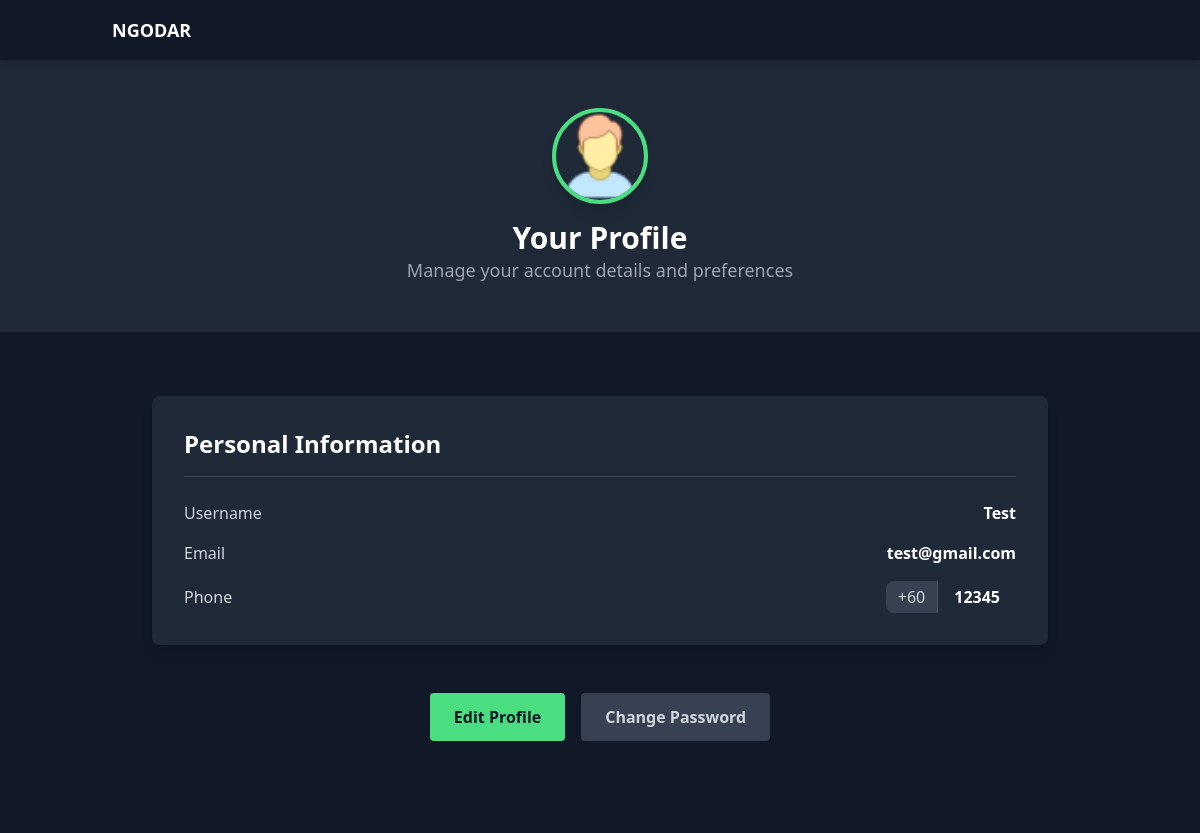
The page /user-home/user-profile/ (signed in) on the database its author committed.
### ngodars/models.py (models this page shows, shortened)
class USER(models.Model):
    userID = models.AutoField(primary_key=True)
    username = models.TextField(default=None)
    email = models.EmailField(default=None)
    password = models.TextField(default=None)
    phone = models.TextField(default=None)

### ngodars/views.py (the view)
# urls.py: path('user-home/user-profile/', views.user_profile, name='user_profile'),
def user_profile(request):
    user_id = request.session.get('user_id')
    if not request.session.get('user_type') == 'user':
        request.session.flush()
        messages.error(request, "You do not have permission to view this page. Please login again")
        return redirect('login')
    user = USER.objects.get(userID=user_id)
    context = {
        'user': user,
    }
    return render(request, 'user/user_profile.html', context)

### ngodars/templates/user/user_profile.html (shortened to what this page needs)
{% load static %}
<!DOCTYPE html>
<html lang="en">
<head>
    <script src="https://cdn.tailwindcss.com"></script>
</head>
<body class="bg-gray-900 text-white font-sans">
    <header class="sticky top-0 z-50 bg-gray-900 shadow-md">
        <div class="container mx-auto flex justify-between items-center py-4 px-6">
            <a href="{% url 'user_home' %}"><h1 class="text-lg font-bold uppercase">Ngodar</h1></a>
        </div>
    </header>
    <main class="min-h-screen">
        <section id="profileHeader" class="relative bg-gray-800 text-white py-12 hidden">
            <div class="container mx-auto text-center">
                <img src="{% static 'images/user.png' %}" alt="User Profile Picture"
                     class="h-24 w-24 mx-auto rounded-full border-4 border-green-400 shadow-lg">
                <h2 class="text-3xl font-bold mt-4">Your Profile</h2>
                <p class="text-gray-400 text-lg">Manage your account details and preferences</p>
            </div>
        </section>
        <section id="profileInfo" class="py-16 bg-gray-900 hidden">
            <div class="container mx-auto max-w-4xl">
                <div class="bg-gray-800 rounded-lg shadow-lg p-8">
                    <h3 class="text-2xl font-bold mb-6 border-b border-gray-700 pb-4">Personal Information</h3>
                    <div class="space-y-4">
                        <div class="flex justify-between items-center">
                            <p class="text-gray-300">Username</p>
                            <p class="text-white font-semibold">{{ user.username }}</p>
                        </div>
                        <div class="flex justify-between items-center">
                            <p class="text-gray-300">Email</p>
                            <p class="text-white font-semibold">{{ user.email }}</p>
                        </div>
                        <div class="flex justify-between items-center">
                            <p class="text-gray-300">Phone</p>
                            <div class="flex items-center">
                                <div class="px-3 py-1 bg-gray-700 text-gray-300 rounded-l-lg border-r border-gray-600">
                                    +60
                                </div>
                                <p class="text-white font-semibold bg-gray-800 px-4 py-1 rounded-r-lg">
                                    {{ user.phone }}
                                </p>
                            </div>
                        </div>
                    </div>
                </div>
                <div class="flex justify-center mt-12 space-x-4">
                    <a href="{% url 'user_update' %}"
                       class="px-6 py-3 bg-green-400 text-gray-900 font-bold rounded hover:bg-green-500 transition">Edit Profile</a>
                    <a href="{% url 'user_update_password' %}"
                       class="px-6 py-3 bg-gray-700 text-gray-300 font-bold rounded hover:bg-gray-600 transition">Change Password</a>
                </div>
            </div>
        </section>
    </main>
</body>
</html>

### ngodars/templates/user/user_profile.html (style rules this page uses)
html { scroll-behavior: smooth; }
.animate-popup { animation: popup 0.5s ease-out forwards; }

### rows shown on the page
USER: username "Test", email "test@gmail.com", phone "12345"
